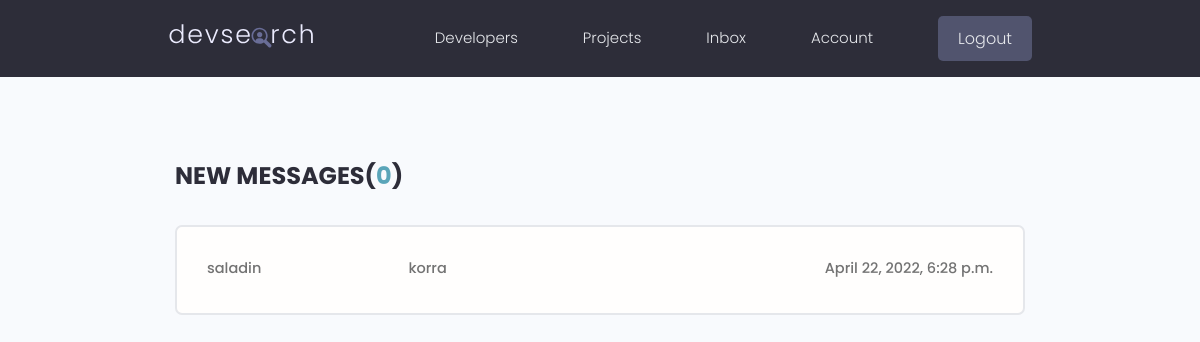
Page /inbox (signed in) on the committed database.
### users/models.py (models this page shows, shortened)
class Message(models.Model):
    sender = models.ForeignKey(Profile, on_delete=models.SET_NULL, null=True, blank=True)
    recipient = models.ForeignKey(Profile, on_delete=models.SET_NULL, null=True, blank=True, related_name="recipient_messages")
    sender_name = models.CharField(max_length=200, null=True, blank=True)
    sender_email = models.EmailField(max_length=200, null=True, blank=True)
    subject = models.CharField(max_length=200)
    body = models.TextField()
    is_read = models.BooleanField(default=False, null=True)
    created = models.DateTimeField(auto_now_add=True)
    id = models.UUIDField(default=uuid.uuid4, unique=True, primary_key=True, editable=False)
    class Meta:
        ordering = ['is_read', 'created']

### users/views.py (the view)
# urls.py: path('inbox', views.inbox, name='inbox'),
@login_required(login_url='login_page')
def inbox(request):
    profile = request.user.profile
    recieved_messages = profile.recipient_messages.all()
    new_messages = recieved_messages.filter(is_read=False).count()
    context = {
        'recieved_messages': recieved_messages,
        'new_messages': new_messages
    }
    return render(request, 'users/inbox.html', context)

### users/templates/users/inbox.html
{% extends "main.html" %}
{% block content %}
<main class="inbox my-xl">
  <div class="content-box">
    <h3 class="inbox__title">New Messages(<span>{{ new_messages }}</span>)</h3>
    {% if recieved_messages %}
    <ul class="messages">
      {% for message in recieved_messages %}
        <li class="message{% if not message.is_read %} message--unread{% endif %}">
          <a href="{% url 'read_message' message.id %}">
            <span class="message__author">{{ message.sender_name }}</span>
            <span class="message__subject">{{ message.subject }}</span>
            <span class="message__date">{{ message.created }}</span>
          </a>
        </li>
      {% endfor %}
    </ul>
    {% endif %}
  </div>
</main>
{% endblock content %}

### static/styles/app.css (style rules this page uses)
:root { --color-sub: #2d2d39; }
.content-box { width: 95%; max-width: 85rem; margin: 0 auto; }
.inbox { height: 90vh; }
.inbox__title, .inbox__title span { font-size: 2.4rem; font-weight: 700; color: var(--color-sub); text-transform: uppercase; text-align: left; margin-bottom: 3rem; }
.inbox__title span { color: var(--color-main); }
.messages { list-style: none; background: var(--color-white); padding: 0.5rem 3rem; border: 2px solid var(--color-light); border-radius: 0.7rem; }
.message { padding: 2.5rem 0; }
.message > a span { font-size: 1.45rem; font-weight: 500; }
.message > a { display: flex; gap: 1rem; }
.message__author, .message__date { flex-basis: 25%; }
.message__subject { flex-basis: 50%; }
.message__date { text-align: right; }

### static/uikit/styles/modules/_variables.css (style rules this page uses)
:root { --color-main: #5aa5b9; --color-main-light: #e6faff; --color-sub: #3f4156; --color-sub-light: #51546e; --color-sub-lighter: #ededfd; --color-text: #737373; --color-gray: #8b8b8b; --color-light: #e5e7eb; --color-light-gray: #767676; --color-bg: #f8fafd; --color-white: #fffefd; --color-white-light: #f3f3f3; --color-success: #359e64; --color-success-bg: #def8e8; --color-error: #fc4b0b; --color-error-bg: #fff2ee; --font-base: 'Poppins', arial, helvetica, 'Segoe UI', roboto, ubuntu, sans-serif; --font-monospace: 'Fira Code', 'Courier New', courier, monospace; --font-regular: 300; --font-medium: 500; --font-bold: 700; --generic-shadow: 1px 1px 5px #00000010; --generic-transition: all 0.3s ease-in-out; }

### static/uikit/styles/modules/_base.css (style rules this page uses)
* { margin: 0; padding: 0; box-sizing: border-box; text-rendering: optimizeLegibility; color: inherit; font-size: inherit; }
html { font-size: 50%; }
@media only screen and (min-width: 480px) { html { font-size: 56.25%; } }
@media only screen and (min-width: 1200px) { html { font-size: 62.5%; } }
body { line-height: 1.6; font-weight: 400; font-size: 1.5rem; color: var(--color-text); background-color: var(--color-bg); min-height: 100vh; }

### static/uikit/styles/modules/_typography.css (style rules this page uses)
* { font-family: var(--font-base); }
h3 { font-size: 3.2rem; font-weight: var(--font-medium); }
p, span, strong { font-size: 1.6rem; color: var(--color-text); font-weight: var(--font-regular); }
a { padding-bottom: 2px; text-decoration: none; display: inline-block; color: var(--color-main); font-weight: var(--font-medium); }

### static/uikit/styles/modules/_utilities.css (style rules this page uses)
.my-xl { margin: 8rem auto; }

### rows in the picture
Message: sender_name "saladin", subject "korra", created "April 22, 2022, 6:28 p.m."

### other values in the picture
{{ new_messages }} "0"
